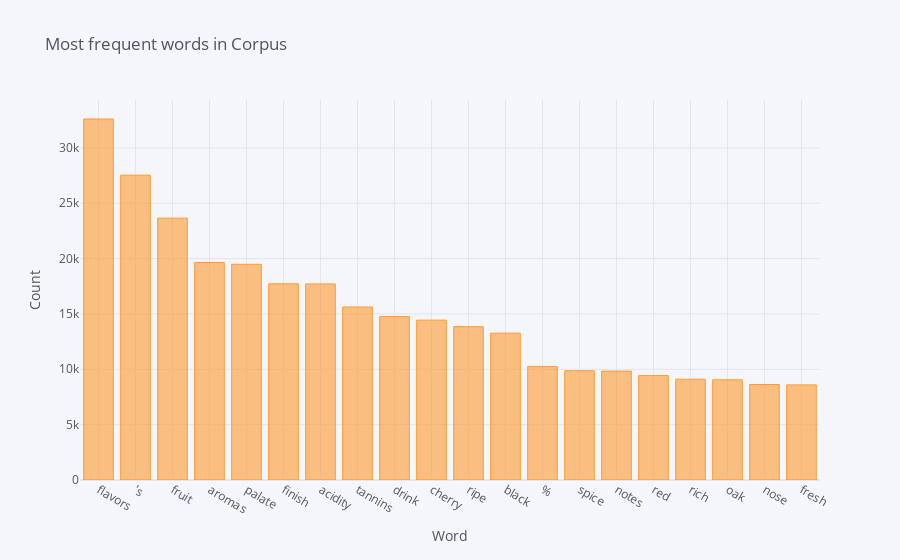

Source (notebook cell):
### Code cell
# interactive bar chart of most frequent words

words.set_index('word').wordCount.head(20).iplot(kind = 'bar', title = 'Most frequent words in Corpus', yTitle = 'Count', xTitle = 'Word')

### Figure 1 — Plotly figure (JSON) as saved in the notebook; plotly's stock layout.template omitted (floating-point values rounded to 4 significant figures)
{"data": [{"marker": {"color": "rgba(255, 153, 51, 0.6)", "line": {"color": "rgba(255, 153, 51, 1.0)", "width": 1}}, "name": "wordCount", "orientation": "v", "text": "", "type": "bar", "x": ["flavors", "'s", "fruit", "aromas", "palate", "finish", "acidity", "tannins", "drink", "cherry", "ripe", "black", "%", "spice", "notes", "red", "rich", "oak", "nose", "fresh"], "y": [32609, 27534, 23653, 19653, 19484, 17721, 17713, 15626, 14761, 14440, 13849, 13265, 10263, 9870, 9837, 9431, 9102, 9049, 8624, 8592]}], "layout": {"autosize": true, "legend": {"bgcolor": "#F5F6F9", "font": {"color": "#4D5663"}}, "paper_bgcolor": "#F5F6F9", "plot_bgcolor": "#F5F6F9", "title": {"font": {"color": "#4D5663"}, "text": "Most frequent words in Corpus"}, "xaxis": {"autorange": true, "gridcolor": "#E1E5ED", "range": [-0.5, 19.5], "showgrid": true, "tickfont": {"color": "#4D5663"}, "title": {"font": {"color": "#4D5663"}, "text": "Word"}, "type": "category", "zerolinecolor": "#E1E5ED"}, "yaxis": {"autorange": true, "gridcolor": "#E1E5ED", "range": [0, 34330.0], "showgrid": true, "tickfont": {"color": "#4D5663"}, "title": {"font": {"color": "#4D5663"}, "text": "Count"}, "type": "linear", "zerolinecolor": "#E1E5ED"}}}
